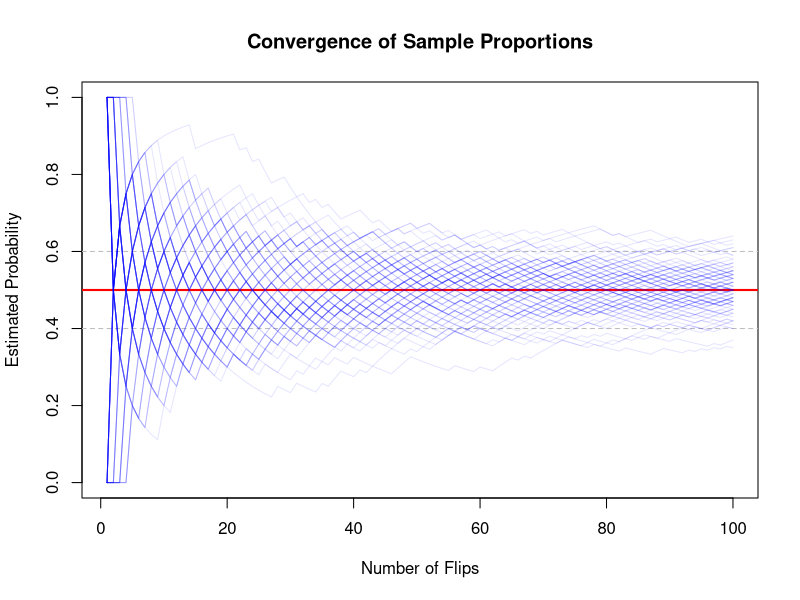
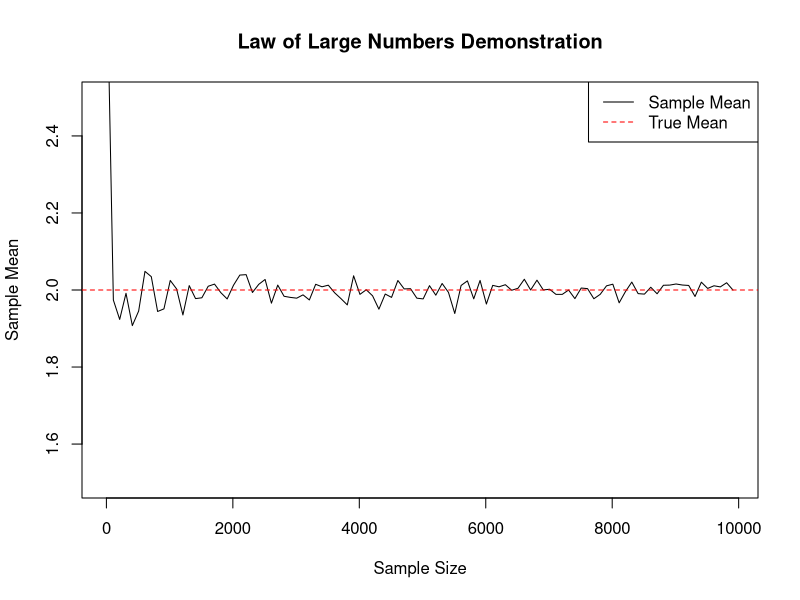
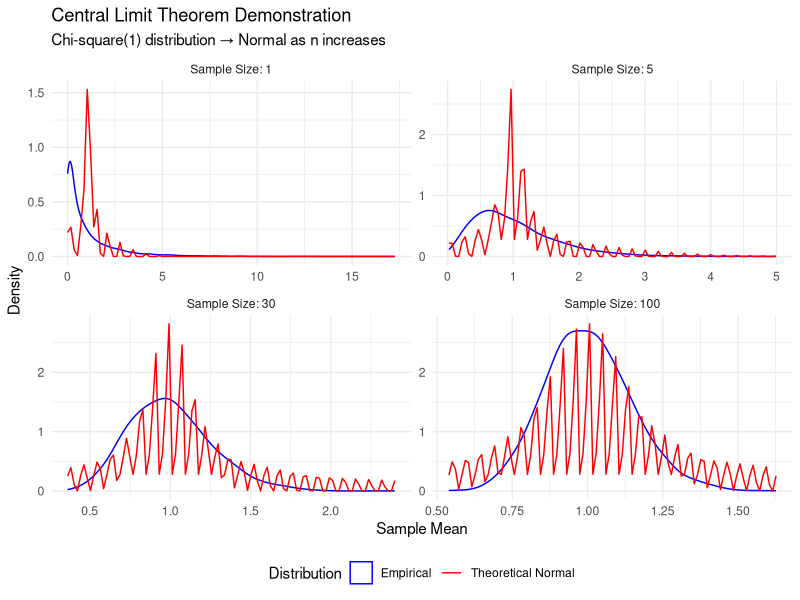

Write the R code that produced these figures, in order.
## ---- chunk 1
x <- c(2, 4, 6, 8)
n <- length(x)
x_bar <- mean(x)

# Calculate deviations
deviations <- x - x_bar
print(deviations)

# Note: these sum to zero by construction
print(sum(deviations))

# Compare biased and unbiased variance
biased_var <- sum((x - x_bar)^2)/n
unbiased_var <- sum((x - x_bar)^2)/(n-1)
r_var <- var(x)

print(biased_var)
print(unbiased_var)
print(r_var)
## ---- chunk 2
set.seed(123)
mu <- 10  # True population mean
sigma <- 2 # True population SD

# Function to compare squared deviations
compare_deviations <- function(n) {
  sample <- rnorm(n, mu, sigma)
  x_bar <- mean(sample)
  
  # Squared deviations from sample mean
  dev_xbar <- sum((sample - x_bar)^2)
  
  # Squared deviations from population mean
  dev_mu <- sum((sample - mu)^2)
  
  return(c(dev_xbar, dev_mu))
}

# Run many simulations
results <- replicate(10000, compare_deviations(5))
mean_devs <- rowMeans(results)
print(paste("Average squared deviations from x̄:", mean_devs[1])) # should be lower
print(paste("Average squared deviations from μ:", mean_devs[2]))
## ---- chunk 3
# quick quiz: Plot a histogram of the results and observe the shape of the distribution. We are sampling from a random normal distribution, why is it skewed? What major statistics theorem can you use to make it more normally distributed? Operationalize that insight and plot the histogram again.

## ---- chunk 4
# Set seed for reproducibility
set.seed(123)

# Part 1: Expectation (Mean) ----------------------------------------

# Simulate data from different distributions
n <- 10000 # the larger this number, the closer the sample mean will be to the theoretical mean because of the law of large numbers

# Normal distribution
x_normal <- rnorm(n, mean = 2, sd = 1.5)
# Log-normal distribution
x_lognormal <- rlnorm(n, meanlog = 0, sdlog = 0.5)
# Uniform distribution
x_uniform <- runif(n, min = 0, max = 5)

# Compute expectations (sample means)
# E(X) = ∑(x_i)/n
# The estimates are not exactly equal, but they are so close that we consider them unbiased
# That is, we can be confident that our estimation from a finite sample of data cannot get any better than this.
## This is how things work in practice. We can never be certain about the true population mean, but we want our estimators to get infinitely close to it as the sample size increases.
## In data science, you will see the term accuracy instead of bias. It probably captures the essence of estimation a bit better. No such thing as unbiased, but we can get infinitely close to the truth.
mean_normal <- mean(x_normal)
mean_lognormal <- mean(x_lognormal)
mean_uniform <- mean(x_uniform)

# Compare with theoretical expectations
cat("Normal Distribution:\n")
cat("Sample Mean:", mean_normal, "\n")
cat("Theoretical Mean:", 2, "\n\n")

cat("Log-normal Distribution:\n")
cat("Sample Mean:", mean_lognormal, "\n")
cat("Theoretical Mean:", exp(0 + 0.5^2/2), "\n\n")

cat("Uniform Distribution:\n")
cat("Sample Mean:", mean_uniform, "\n")
cat("Theoretical Mean:", 2.5, "\n\n")
## ---- chunk 5
# Part 2: Variance ------------------------------------------------

# Compute sample variances
# Var(X) = E[(X - μ)²] = ∑(x_i - x̄)²/(n-1)
var_normal <- var(x_normal)

# Manual computation to demonstrate the formula
biased_var_normal <- sum((x_normal - mean(x_normal))^2) / (length(x_normal)) # bessel's correction

cat("Variance Comparisons:\n")
cat("Normal Distribution:\n")
cat("Sample Variance:", var_normal, "\n")
cat("Theoretical Variance:", 1.5^2, "\n")
cat("Non-corrected Variance:", biased_var_normal, "\n\n")
## ---- chunk 6
# Quick quiz: Write the code to compute the sample variance of the log-normal and uniform distributions. Use cat() to print the results

## ---- chunk 7
# Quick quiz: Create three random normal distributions with mu=5 and var=4: 1 with 10 observations, 1 with 100 observations, and 1 with 1000 observations. Compute and print the biased and unbiased variance for each distribution

## ---- chunk 8
# Part 3: Covariance ------------------------------

# Generate correlated data
n <- 10000
rho <- 0.7  # desired correlation

# Method 1: Using mvrnorm from MASS package
library(MASS)

# 1 in the diagonal because each variable is obviously perfectly correlated with itself
# The off-diagonal elements are the correlation coefficients between the variables
sigma <- matrix(c(1, rho, rho, 1), nrow = 2)

# mu is the true mean of each random variable
# Sigma is the variance covariance matrix
xy_data <- mvrnorm(n, mu = c(0, 0), Sigma = sigma)
x <- xy_data[, 1]
y <- xy_data[, 2]

# Compute sample covariance
# Cov(X,Y) = E[(X - μ_x)(Y - μ_y)] = ∑(x_i - x̄)(y_i - ȳ)/(n-1)
cov_xy <- cov(x, y)

# Manual computation of covariance
# Exactly what's happening behind the scenes in the cov() function
manual_cov_xy <- sum((x - mean(x)) * (y - mean(y))) / (length(x) - 1)


cat("Covariance and Correlation:\n")
cat("Sample Covariance:", cov_xy, "\n")
cat("Manual Covariance:", manual_cov_xy, "\n")
cat("True Correlation:", rho, "\n\n")
## ---- chunk 9
set.seed(234)

# Function to simulate coin flips and check if estimate deviates by more than epsilon
check_convergence <- function(N, epsilon = 0.1, replications = 10000) {
  # Matrix to store results: each row is a replication of N coin flips
  results <- matrix(rbinom(N * replications, 1, 0.5), 
                   nrow = replications, ncol = N)
  
  # Calculate proportion of heads for each replication
  proportions <- rowMeans(results)
  
  # Calculate probability of deviating by more than epsilon
  prob_deviation <- mean(abs(proportions - 0.5) > epsilon)
  
  return(prob_deviation)
}

# Test different sample sizes
sample_sizes <- c(10, 50, 100, 500)
results <- sapply(sample_sizes, check_convergence)

# Print results
for(i in seq_along(sample_sizes)) {
  cat("N =", sample_sizes[i], 
      ": P(|theta_hat - 0.5| > 0.1) ≈", 
      round(results[i], 3), "\n")
}
## ---- chunk 10
# Visualization code
plot_convergence <- function(N = 100, epsilon = 0.1) {
  results <- matrix(rbinom(N * 100, 1, 0.5), 
                   nrow = 100, ncol = N)
  running_means <- t(apply(results, 1, cumsum) / 1:N)
  
  plot(1:N, running_means[1,], type = "n",
       ylim = c(0, 1),
       xlab = "Number of Flips",
       ylab = "Estimated Probability",
       main = "Convergence of Sample Proportions")
  
  # Add reference lines
  abline(h = 0.5, col = "red", lwd = 2)
  abline(h = 0.5 + epsilon, col = "gray", lty = 2)
  abline(h = 0.5 - epsilon, col = "gray", lty = 2)
  
  # Plot 100 different sequences
  for(i in 1:100) {
    lines(1:N, running_means[i,], col = rgb(0,0,1,0.1))
  }
}

plot_convergence()
## ---- chunk 11
set.seed(42)

# Demonstrate convergence of sample mean to theoretical mean
sample_sizes <- seq(10, 10000, by = 100)
sample_means <- numeric(length(sample_sizes))

for (i in seq_along(sample_sizes)) {
    sample_means[i] <- mean(rnorm(sample_sizes[i], mean = 2, sd = 1.5))
}

# Plot convergence
plot(sample_sizes, sample_means, type = "l",
     main = "Law of Large Numbers Demonstration",
     xlab = "Sample Size", ylab = "Sample Mean",
     ylim = c(1.5, 2.5))
abline(h = 2, col = "red", lty = 2)
legend("topright", legend = c("Sample Mean", "True Mean"),
       col = c("black", "red"), lty = c(1, 2))

## ---- chunk 12
# Theory: For large n, sample means are approximately normally distributed
# regardless of the underlying distribution

library(ggplot2)
library(gridExtra)

# Parameters
n_samples <- 10000  # Number of samples
sample_sizes <- c(1, 5, 30, 100)  # Different sample sizes to demonstrate convergence

# Generate data for different sample sizes
set.seed(42)  # For reproducibility

# Function to generate sample means and create a data frame for plotting
generate_clt_data <- function(sample_size) {
    # Generate sample means from chi-square(1)
    means <- replicate(n_samples, mean(rchisq(sample_size, df=1)))
    
    data.frame(
        sample_size = factor(paste("Sample Size:", sample_size)),
        mean = means
    )
}

# Combine all data
clt_data <- do.call(rbind, lapply(sample_sizes, generate_clt_data))

# Create the plot with smoother density estimates
ggplot(clt_data, aes(x = mean)) +
    geom_density(aes(color = "Empirical"), adjust = 1.5) +
    stat_function(aes(color = "Theoretical Normal"), 
                 fun = dnorm,
                 args = list(
                     mean = 1,  # theoretical mean of chi-square(1)
                     sd = sqrt(2/as.numeric(gsub("Sample Size: ", "", levels(clt_data$sample_size))))
                 )) +
    facet_wrap(~sample_size, scales = "free") +
    labs(title = "Central Limit Theorem Demonstration",
         subtitle = "Chi-square(1) distribution → Normal as n increases",
         x = "Sample Mean",
         y = "Density") +
    theme_minimal() +
    scale_color_manual(values = c("blue", "red"),
                      name = "Distribution") +
    theme(legend.position = "bottom")
